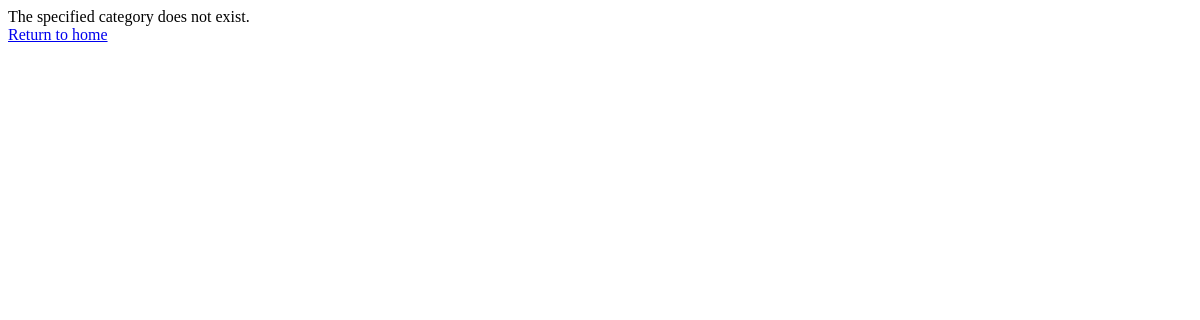
The app's page /category/python/, older data.
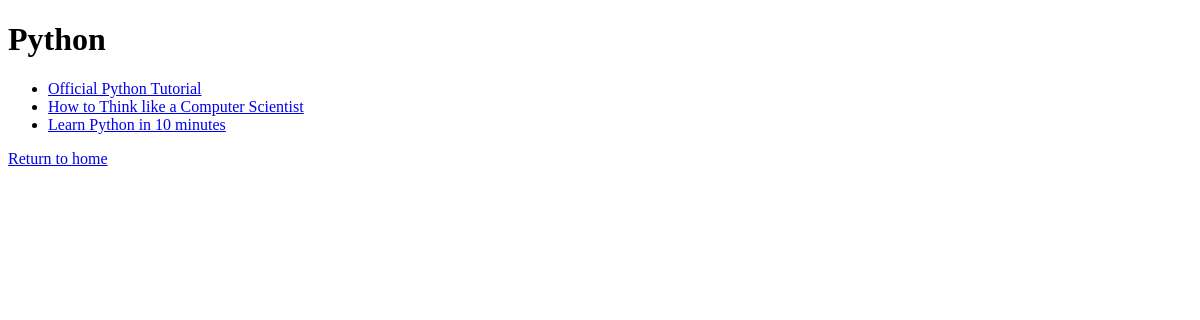
The same page, newer data.
### rango/models.py (models this page shows, shortened)
class Category(models.Model):
    name = models.CharField(max_length=128, unique=True)
    views = models.IntegerField(default=0)
    likes = models.IntegerField(default=0)
    slug = models.SlugField(unique=True)
    class Meta:
        verbose_name_plural = 'Categories'

class Page(models.Model):
    category = models.ForeignKey(Category, on_delete=models.CASCADE)
    title = models.CharField(max_length=128)
    url = models.URLField()
    views = models.IntegerField(default=0)
    slug = models.SlugField(unique=True)

### rango/views.py (the view)
# urls.py: path('category/<slug:category_name_slug>/', views.show_category, name='show_category'),
def show_category(request, category_name_slug):
    context_dictionary = {}
    try:
        category = Category.objects.get(slug=category_name_slug)
        pages = Page.objects.filter(category=category)
        context_dictionary['pages'] = pages
        context_dictionary['category'] = category
    except Category.DoesNotExist:
        context_dictionary['category'] = None
        context_dictionary['pages'] = None
    return render(request, 'rango/category.html', context=context_dictionary)

### rango/templates/rango/category.html (shortened to what this page needs)
<!DOCTYPE html>
<html lang="en">
<head>
</head>
<body>
    <div>
        {% if category %}
            <h1>{{ category.name }}</h1>
            {% if pages %}
            <ul>
                {% for page in pages %}
                <li><a href="{{ page.url }}">{{ page.title }}</a></li>
                {% endfor %}
            </ul>
            {% else %}
                <strong>No pages currently in category.</strong>
            {% endif %}
        {% else %}
            The specified category does not exist.
        {% endif %}
    </div>
        <a href="/">Return to home</a><br/>
</body>
</html>

Row changes from the older to the newer data that the page shows:
now on this page (row edited): Category: name "Python"
now on this page (row edited): Page: title "Official Python Tutorial"
now on this page (row edited): Page: title "How to Think like a Computer Scientist"
now on this page (row edited): Page: title "Learn Python in 10 minutes"
Text that changed along with them:
text no longer shown: "The specified category does not exist."
